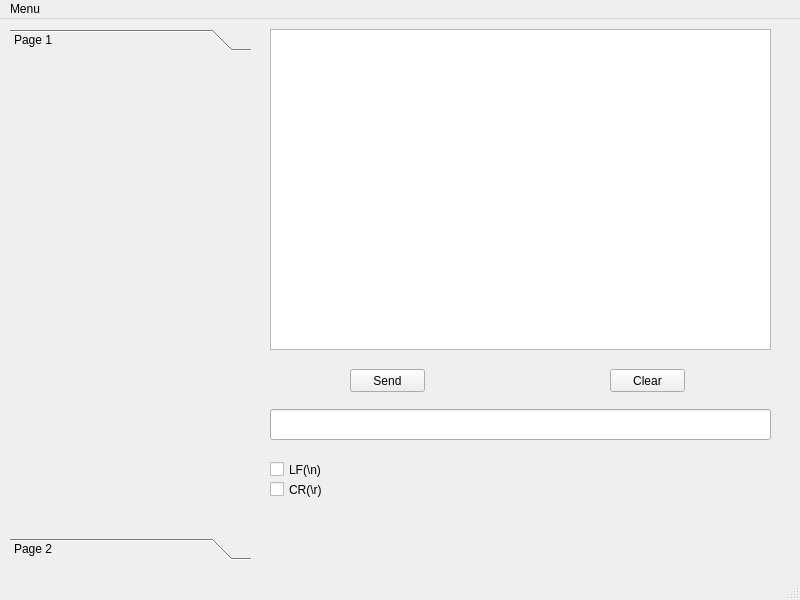
<?xml version="1.0" encoding="UTF-8"?>
<ui version="4.0">
 <class>MainWindow</class>
 <widget class="QMainWindow" name="MainWindow">
  <property name="geometry">
   <rect>
    <x>0</x>
    <y>0</y>
    <width>800</width>
    <height>600</height>
   </rect>
  </property>
  <property name="minimumSize">
   <size>
    <width>800</width>
    <height>600</height>
   </size>
  </property>
  <property name="maximumSize">
   <size>
    <width>800</width>
    <height>600</height>
   </size>
  </property>
  <property name="windowTitle">
   <string>MainWindow</string>
  </property>
  <widget class="QWidget" name="centralwidget">
   <widget class="QTextBrowser" name="outputTextBrowser">
    <property name="geometry">
     <rect>
      <x>270</x>
      <y>10</y>
      <width>501</width>
      <height>321</height>
     </rect>
    </property>
   </widget>
   <widget class="QPushButton" name="sendPushButton">
    <property name="geometry">
     <rect>
      <x>350</x>
      <y>350</y>
      <width>75</width>
      <height>23</height>
     </rect>
    </property>
    <property name="text">
     <string>Send</string>
    </property>
   </widget>
   <widget class="QPushButton" name="clearPushButton">
    <property name="geometry">
     <rect>
      <x>610</x>
      <y>350</y>
      <width>75</width>
      <height>23</height>
     </rect>
    </property>
    <property name="text">
     <string>Clear</string>
    </property>
   </widget>
   <widget class="QLineEdit" name="inputLineEdit">
    <property name="geometry">
     <rect>
      <x>270</x>
      <y>390</y>
      <width>501</width>
      <height>31</height>
     </rect>
    </property>
    <property name="text">
     <string/>
    </property>
   </widget>
   <widget class="QToolBox" name="toolBox">
    <property name="geometry">
     <rect>
      <x>10</x>
      <y>10</y>
      <width>241</width>
      <height>531</height>
     </rect>
    </property>
    <property name="currentIndex">
     <number>0</number>
    </property>
    <widget class="QWidget" name="page">
     <property name="geometry">
      <rect>
       <x>0</x>
       <y>0</y>
       <width>241</width>
       <height>479</height>
      </rect>
     </property>
     <attribute name="label">
      <string>Page 1</string>
     </attribute>
    </widget>
    <widget class="QWidget" name="page_2">
     <property name="geometry">
      <rect>
       <x>0</x>
       <y>0</y>
       <width>241</width>
       <height>479</height>
      </rect>
     </property>
     <attribute name="label">
      <string>Page 2</string>
     </attribute>
    </widget>
   </widget>
   <widget class="QCheckBox" name="LFCheck">
    <property name="geometry">
     <rect>
      <x>270</x>
      <y>440</y>
      <width>71</width>
      <height>21</height>
     </rect>
    </property>
    <property name="text">
     <string>LF(\n)</string>
    </property>
   </widget>
   <widget class="QCheckBox" name="CRCheck">
    <property name="geometry">
     <rect>
      <x>270</x>
      <y>460</y>
      <width>71</width>
      <height>21</height>
     </rect>
    </property>
    <property name="text">
     <string>CR(\r)</string>
    </property>
   </widget>
  </widget>
  <widget class="QMenuBar" name="menubar">
   <property name="geometry">
    <rect>
     <x>0</x>
     <y>0</y>
     <width>800</width>
     <height>20</height>
    </rect>
   </property>
   <widget class="QMenu" name="menuMenu">
    <property name="title">
     <string>Menu</string>
    </property>
    <addaction name="actionExit"/>
   </widget>
   <addaction name="menuMenu"/>
  </widget>
  <widget class="QStatusBar" name="statusbar"/>
  <action name="actionTCPIP">
   <property name="text">
    <string>TCPIP</string>
   </property>
  </action>
  <action name="actionSerial">
   <property name="text">
    <string>Serial</string>
   </property>
  </action>
  <action name="actionExit">
   <property name="text">
    <string>Exit</string>
   </property>
  </action>
 </widget>
 <resources/>
 <connections/>
</ui>
